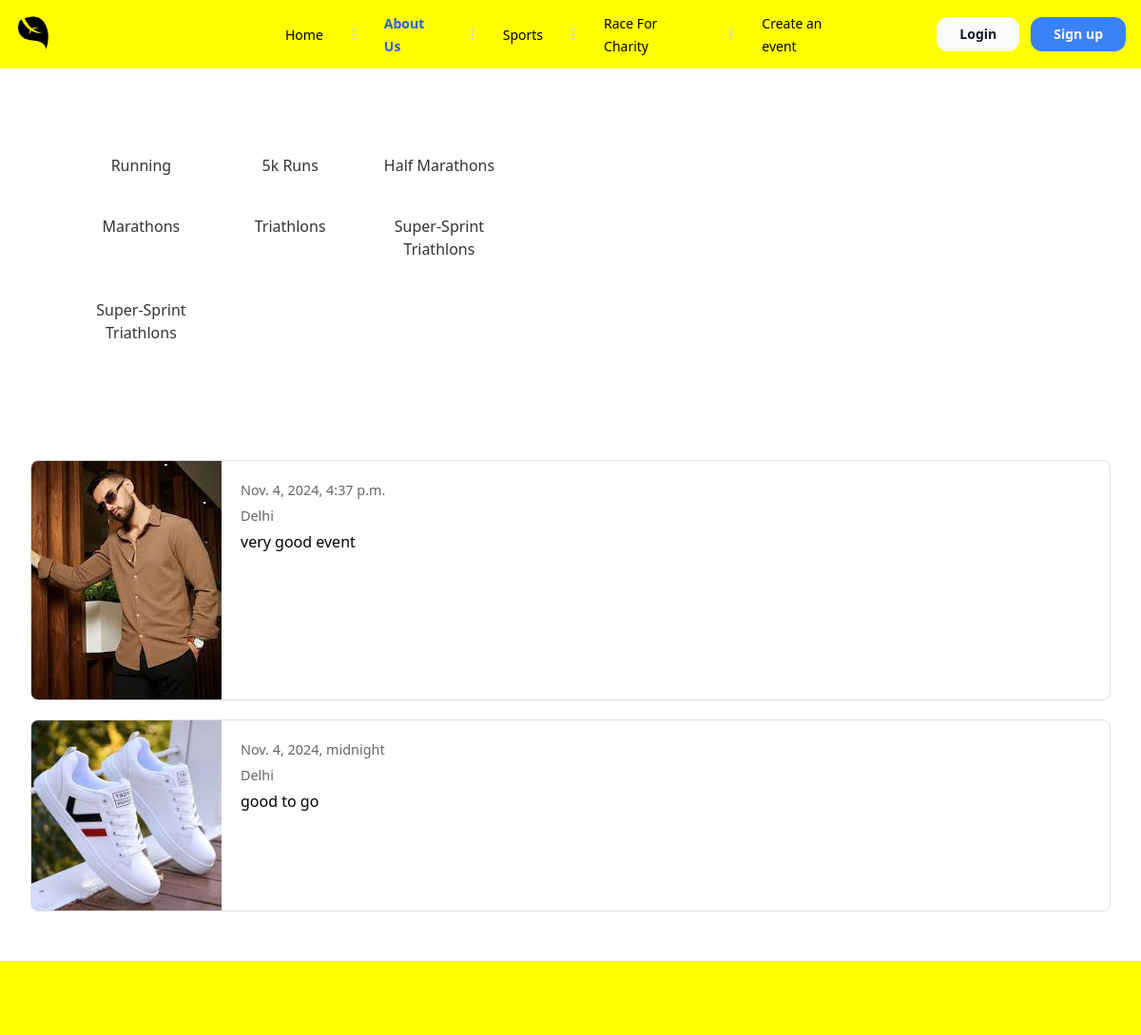
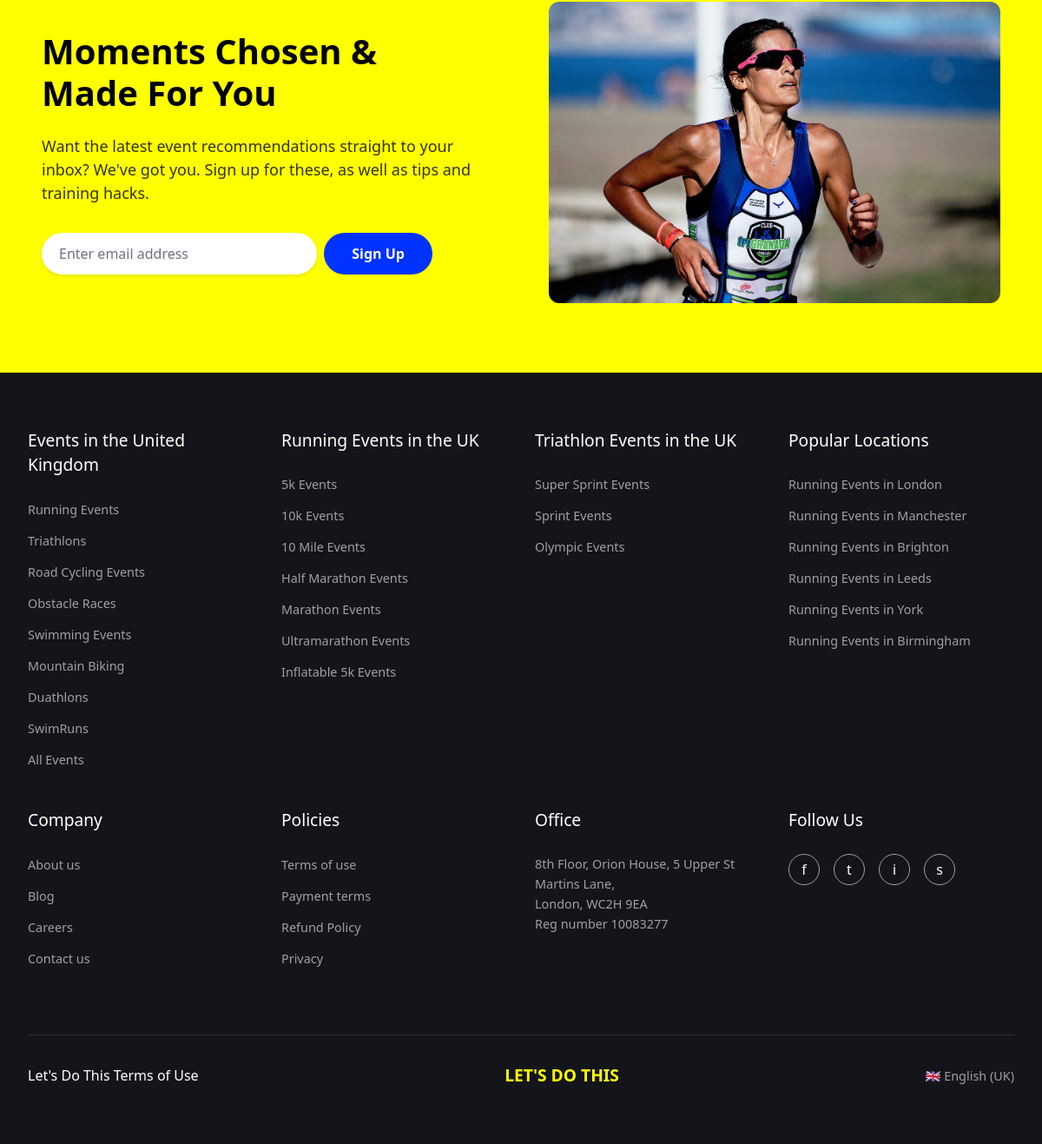
The app's page /sports/ with its own data (2 pictures, top to bottom).
### projectApp/models.py (models this page shows, shortened)
class Category(models.Model):
    name = models.CharField(max_length=100)
    description = models.TextField()

class Event(models.Model):
    title = models.CharField(max_length=200)
    description = models.TextField()
    category = models.ForeignKey(Category, on_delete=models.CASCADE, related_name='events')
    date = models.DateTimeField()
    image = models.ImageField(upload_to='event_images/', null=True, blank=True)
    location = models.CharField(max_length=255, null=True, blank=True)  # Location field

### projectApp/views.py (the view)
# urls.py: path('sports/', views.sports, name='sports'),
def sports(request):
    categories = Category.objects.all()
    events = Event.objects.all()
    return render(request, 'sports.html', {'categories': categories, 'events': events})

### templates/sports.html (shortened to what this page needs)
{% extends 'base.html' %}
{% load static %}
{% block content %}
<div class="container  ">
    <main>
        <div class="categories">
            {% for category in categories %}
            <div class="category-row"><a href="{% url 'category_events' category.id %}">{{ category.name }}</a></div>
            {% endfor %}
        </div>
    </main>
    </main>
{% include 'events.html' %}
{% endblock %}

### templates/base.html (shortened to what this page needs)
{% load static tailwind_tags %}
{% load static %}
<!DOCTYPE html>
<html lang="en">
<head>
    {% tailwind_css %}
</head>
</head>
<body >
        {% include 'navbar.html' %}
    <main>
        {% block content %}{% endblock %}
    {% include 'email_subscription.html' %}
    {% include 'fotter.html' %}
</body>
</html>

### templates/navbar.html (shortened to what this page needs)
	<nav style='background-color:yellow;' class="relative px-4 py-4 flex justify-between items-center ">
		<a class="text-3xl font-bold leading-none" href="#">
		</a>
		<ul class="hidden absolute top-1/2 left-1/2 transform -translate-y-1/2 -translate-x-1/2 lg:flex lg:mx-auto lg:flex lg:items-center lg:w-auto lg:space-x-6">
			<li><a class="text-sm text-black hover:text-gray-500"  href="{% url 'index' %}">Home</a></li>
			<li class="text-gray-300">
				<svg xmlns="http://www.w3.org/2000/svg" fill="none" stroke="currentColor" class="w-4 h-4 current-fill" viewBox="0 0 24 24">
					<path stroke-linecap="round" stroke-linejoin="round" stroke-width="2" d="M12 5v0m0 7v0m0 7v0m0-13a1 1 0 110-2 1 1 0 010 2zm0 7a1 1 0 110-2 1 1 0 010 2zm0 7a1 1 0 110-2 1 1 0 010 2z" />
				</svg>
			</li>
			<li><a class="text-sm text-blue-600 font-bold" href="#">About Us</a></li>
			<li class="text-gray-300">
				<svg xmlns="http://www.w3.org/2000/svg" fill="none" stroke="currentColor" class="w-4 h-4 current-fill" viewBox="0 0 24 24">
					<path stroke-linecap="round" stroke-linejoin="round" stroke-width="2" d="M12 5v0m0 7v0m0 7v0m0-13a1 1 0 110-2 1 1 0 010 2zm0 7a1 1 0 110-2 1 1 0 010 2zm0 7a1 1 0 110-2 1 1 0 010 2z" />
				</svg>
			</li>
			<li><a class="text-sm text-black hover:text-gray-500"  href="{% url 'sports' %}">Sports</a></li>
			<li class="text-gray-300">
				<svg xmlns="http://www.w3.org/2000/svg" fill="none" stroke="currentColor" class="w-4 h-4 current-fill" viewBox="0 0 24 24">
					<path stroke-linecap="round" stroke-linejoin="round" stroke-width="2" d="M12 5v0m0 7v0m0 7v0m0-13a1 1 0 110-2 1 1 0 010 2zm0 7a1 1 0 110-2 1 1 0 010 2zm0 7a1 1 0 110-2 1 1 0 010 2z" />
				</svg>
			</li>
			<li><a class="text-sm text-black hover:text-gray-500" href="#">Race For Charity </a></li>
			<li class="text-gray-300">
				<svg xmlns="http://www.w3.org/2000/svg" fill="none" stroke="currentColor" class="w-4 h-4 current-fill" viewBox="0 0 24 24">
					<path stroke-linecap="round" stroke-linejoin="round" stroke-width="2" d="M12 5v0m0 7v0m0 7v0m0-13a1 1 0 110-2 1 1 0 010 2zm0 7a1 1 0 110-2 1 1 0 010 2zm0 7a1 1 0 110-2 1 1 0 010 2z" />
				</svg>
			</li>
			<li><a class="text-sm text-black hover:text-gray-500" href="/admin/">Create an event</a></li>
		</ul>
		<a class="hidden lg:inline-block lg:ml-auto lg:mr-3 py-2 px-6 bg-gray-50 hover:bg-gray-100 text-sm text-gray-900 font-bold  rounded-xl transition duration-200" href="#">Login</a>
		<a class="hidden lg:inline-block py-2 px-6 bg-blue-500 hover:bg-blue-600 text-sm text-white font-bold rounded-xl transition duration-200" href="#">Sign up</a>
	</nav>

### templates/events.html (shortened to what this page needs)
{% load static %}
    <main>
        <div class="events-list">
            {% for event in events %}
            <div class="event-card  "  onclick="window.location.href='{% url 'event_detail' event.id %}'">
                <img src="{{ event.image.url }}" alt="{{ event.title }}" style="width:200px;height:auto;">
                <div class="event-details">
                    <div class="event-date">{{ event.date }}</div>
                    <div class="event-location">{{ event.location }}</div>
                    <h3>{{ event.description }}</h3>
                </div>
            </div>
            {% endfor %}
        </div>
    </main>

### templates/email_subscription.html (shortened to what this page needs)
{% load static %}
    <section class="newsletter-section">
        <div class="container">
            <div class="content">
                <h2 class="title">Moments Chosen & Made For You</h2>
                <p class="description">
                    Want the latest event recommendations straight to your inbox? We've got you. Sign up for these, as well as tips and training hacks.
                </p>
                <form class="signup-form" action="/subscribe" method="POST">
                    <input
                        type="email"
                        class="email-input"
                        placeholder="Enter email address"
                        required
                        aria-label="Email address"
                    >
                    <button type="submit" class="signup-button">Sign Up</button>
                </form>
            </div>
            <div class="image-container">
                <img
                    src="{% static 'runner.jpg' %}" alt="Athletes at a sporting event"
                    width="600"
                    height="400"
                >
            </div>
        </div>
    </section>

### templates/fotter.html (shortened to what this page needs)
    <footer class="footer">
        <div class="footer-grid">
            <div class="footer-section">
                <h2>Events in the United Kingdom</h2>
                <ul class="footer-links">
                    <li><a href="#">Running Events</a></li>
                    <li><a href="#">Triathlons</a></li>
                    <li><a href="#">Road Cycling Events</a></li>
                    <li><a href="#">Obstacle Races</a></li>
                    <li><a href="#">Swimming Events</a></li>
                    <li><a href="#">Mountain Biking</a></li>
                    <li><a href="#">Duathlons</a></li>
                    <li><a href="#">SwimRuns</a></li>
                    <li><a href="#">All Events</a></li>
                </ul>
            </div>
            <div class="footer-section">
                <h2>Running Events in the UK</h2>
                <ul class="footer-links">
                    <li><a href="#">5k Events</a></li>
                    <li><a href="#">10k Events</a></li>
                    <li><a href="#">10 Mile Events</a></li>
                    <li><a href="#">Half Marathon Events</a></li>
                    <li><a href="#">Marathon Events</a></li>
                    <li><a href="#">Ultramarathon Events</a></li>
                    <li><a href="#">Inflatable 5k Events</a></li>
                </ul>
            </div>
            <div class="footer-section">
                <h2>Triathlon Events in the UK</h2>
                <ul class="footer-links">
                    <li><a href="#">Super Sprint Events</a></li>
                    <li><a href="#">Sprint Events</a></li>
                    <li><a href="#">Olympic Events</a></li>
                </ul>
            </div>
            <div class="footer-section">
                <h2>Popular Locations</h2>
                <ul class="footer-links">
                    <li><a href="#">Running Events in London</a></li>
                    <li><a href="#">Running Events in Manchester</a></li>
                    <li><a href="#">Running Events in Brighton</a></li>
                    <li><a href="#">Running Events in Leeds</a></li>
                    <li><a href="#">Running Events in York</a></li>
                    <li><a href="#">Running Events in Birmingham</a></li>
                </ul>
            </div>
            <div class="footer-section">
                <h2>Company</h2>
                <ul class="footer-links">
                    <li><a href="#">About us</a></li>
                    <li><a href="#">Blog</a></li>
                    <li><a href="#">Careers</a></li>
                    <li><a href="#">Contact us</a></li>
                </ul>
            </div>
            <div class="footer-section">
                <h2>Policies</h2>
                <ul class="footer-links">
                    <li><a href="#">Terms of use</a></li>
                    <li><a href="#">Payment terms</a></li>
                    <li><a href="#">Refund Policy</a></li>
                    <li><a href="#">Privacy</a></li>
                </ul>
            </div>
            <div class="footer-section">
                <h2>Office</h2>
                <div class="office-info">
                    <p>8th Floor, Orion House, 5 Upper St Martins Lane,</p>
                    <p>London, WC2H 9EA</p>
                    <p>Reg number 10083277</p>
                </div>
            </div>
            <div class="footer-section">
                <h2>Follow Us</h2>
                <div class="social-links">
                    <a href="#" aria-label="Facebook">f</a>
                    <a href="#" aria-label="Twitter">t</a>
                    <a href="#" aria-label="Instagram">i</a>
                    <a href="#" aria-label="Strava">s</a>
                </div>
            </div>
        </div>
        <div class="footer-bottom">
            <a href="#">Let's Do This Terms of Use</a>
            <div class="logo">LET'S DO THIS</div>
            <div class="language-selector">🇬🇧 English (UK)</div>
        </div>
    </footer>

### templates/events.html (style rules this page uses)
h1, h2 { margin-bottom: 20px; }
.event-card { display: flex; margin-bottom: 20px; border: 1px solid #ddd; border-radius: 8px; overflow: hidden; }
.event-card img { width: 200px; height: 150px; object-fit: cover; }
.event-details { padding: 20px; }
.event-date, .event-location { color: #666; font-size: 0.9em; margin-bottom: 5px; }

### templates/sports.html (style rules this page uses)
.container { max-width: 1200px; margin: 0 auto; padding: 1rem; display:hidden; }
.logo { font-size: 1.5rem; font-weight: bold; text-decoration: none; color: #000; }
main { background-color: #fff; border-radius: 8px; padding: 2rem; display:hidden; }
.categories { display: flex; flex-wrap: wrap; gap: 20px; }
.category-row { width: 30%; text-align: center; / }
.category-row a { display: block; padding: 10px; text-decoration: none; color: #333; }

### templates/email_subscription.html (style rules this page uses)
:root { --primary-yellow: #ffff00; --primary-blue: #0033ff; --text-dark: #000000; }
* { margin: 0; padding: 0; box-sizing: border-box; font-family: system-ui, -apple-system, sans-serif; }
.newsletter-section { background-color: var(--primary-yellow); padding: 4rem 2rem; min-height: 400px; display: flex; align-items: center; }
.container { max-width: 1200px; margin: 0 auto; display: grid; grid-template-columns: 1fr 1fr; gap: 4rem; align-items: center; }
.content { max-width: 500px; }
.title { font-size: 2.5rem; font-weight: 900; line-height: 1.2; margin-bottom: 1.5rem; }
.description { font-size: 1.125rem; line-height: 1.5; margin-bottom: 2rem; color: rgba(0, 0, 0, 0.8); }
.signup-form { display: flex; gap: 0.5rem; max-width: 450px; }
.email-input { flex: 1; padding: 0.75rem 1.25rem; border: none; border-radius: 25px; font-size: 1rem; box-shadow: 0 2px 4px rgba(0, 0, 0, 0.1); }
.signup-button { padding: 0.75rem 2rem; background-color: var(--primary-blue); color: white; border: none; border-radius: 25px; font-size: 1rem; font-weight: 600; cursor: pointer; transition: background-color 0.2s ease; }
.image-container { width: 100%; height: 100%; min-height: 300px; border-radius: 12px; overflow: hidden; }
.image-container img { width: 100%; height: 100%; object-fit: cover; }

### templates/fotter.html (style rules this page uses)
:root { --background-dark: #14151a; --text-light: #ffffff; --text-muted: #a0a0a0; --accent-yellow: #ffff00; }
* { margin: 0; padding: 0; box-sizing: border-box; font-family: system-ui, -apple-system, sans-serif; }
.footer { background-color: var(--background-dark); color: var(--text-light); padding: 4rem 2rem; }
.footer-grid { max-width: 1200px; margin: 0 auto; display: grid; grid-template-columns: repeat(4, 1fr); gap: 2rem; margin-bottom: 4rem; }
.footer-section h2 { font-size: 1.2rem; margin-bottom: 1.5rem; color: var(--text-light); }
.footer-links { list-style: none; }
.footer-links li { margin-bottom: 0.75rem; }
.footer-links a { color: var(--text-muted); text-decoration: none; font-size: 0.9rem; transition: color 0.2s ease; }
.office-info { color: var(--text-muted); font-size: 0.9rem; line-height: 1.6; }
.social-links { display: flex; gap: 1rem; margin-top: 1rem; }
.social-links a { color: var(--text-light); text-decoration: none; width: 36px; height: 36px; border-radius: 50%; border: 1px solid var(--text-muted); display: flex; align-items: center; justify-content: center; transition: all 0.2s ease; }
.footer-bottom { max-width: 1200px; margin: 0 auto; display: flex; justify-content: space-between; align-items: center; padding-top: 2rem; border-top: 1px solid rgba(255, 255, 255, 0.1); }
.footer-bottom a { color: var(--text-light); text-decoration: none; }
.logo { color: var(--accent-yellow); font-weight: bold; font-size: 1.2rem; }
.language-selector { color: var(--text-muted); font-size: 0.9rem; }

### records on screen
Category: name "Running"
Category: name "5k Runs"
Category: name "Half Marathons"
Category: name "Marathons"
Category: name "Triathlons"
Category: name "Super-Sprint Triathlons"
Category: name "Super-Sprint Triathlons"
Event: image (picture), date "Nov. 4, 2024, 4:37 p.m.", location "Delhi", description "very good event"
Event: image (picture), date "Nov. 4, 2024, midnight", location "Delhi", description "good to go"
